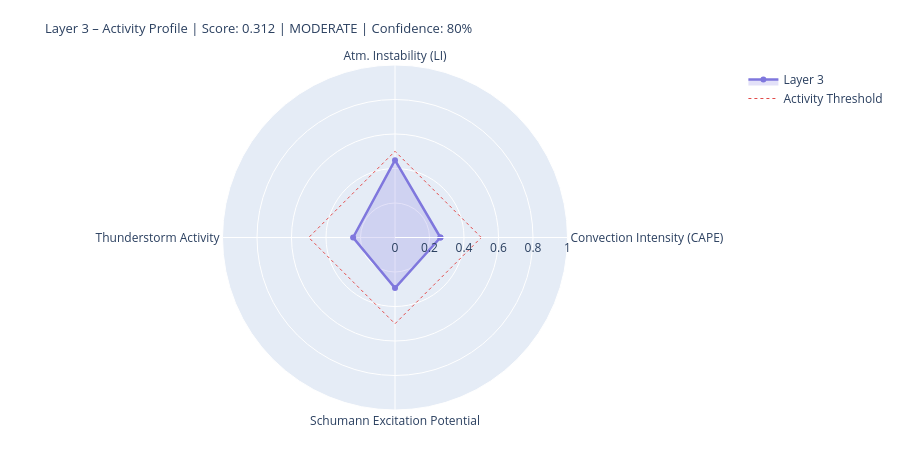

Notebook source saved alongside this figure:
### Markdown cell above
---
## 4. State Assessment & Handoff to Layer 4/5

### Code cell
# ============================================================
# LAYER-3-SCORE
# Five dynamic components
# ============================================================

def norm(v, lo, hi):
    if v is None or (isinstance(v, float) and math.isnan(v)): return None
    return round(max(0.0, min(1.0, (v - lo) / (hi - lo))), 4)

# --- 1) Convection intensity (global CAPE mean) ---
cape_mean = df_atm['cape'].dropna().mean() if not df_atm.empty else None
conv_score = norm(cape_mean, 0, 3000)
conv_src   = 'primary' if cape_mean is not None else 'missing'

# --- 2) Atmospheric instability (LI mean) ---
li_mean   = df_atm['li'].dropna().mean() if not df_atm.empty else None
# Negative LI = unstable → higher score
instab_score = norm(-li_mean if li_mean is not None else None, -6, 6)
instab_src   = 'primary' if li_mean is not None else 'missing'

# --- 3) Thunderstorm activity (mean thunder score + WMO count) ---
thunder_mean = df_atm['thunder_score'].mean() if not df_atm.empty else None
n_thunder    = int(df_atm['thunderstorm'].sum()) if not df_atm.empty else 0
thunder_score_val = norm(
    (thunder_mean or 0) * 0.7 + n_thunder * 0.1, 0, 1.0
) if thunder_mean is not None else None
thunder_src = 'primary'

# --- 4) Schumann excitation potential (weighted Schumann contribution) ---
schumann_pot = df_atm['schumann_contribution'].mean() if not df_atm.empty else None
# Boosted by Layer-2 thunderstorm trigger
if schumann_pot is not None and l2_thunder:
    schumann_pot = min(1.0, schumann_pot * 1.2)
schumann_score = norm(schumann_pot, 0, 1.0) if schumann_pot is not None else None
schumann_src   = 'derived'

# --- 5) Storm activity (NASA EONET) ---
# Distinction: None = data not loaded, 0.0 = loaded but no events
storm_score = None
storm_src   = 'missing'
if raw.get('storms') is not None:          # API reached successfully
    storm_score = norm(len(storm_events), 0, 30) if storm_events else 0.0
    storm_src   = 'primary'

# X-Ray and Kp: context only, not in dynamic score
# (X-Ray = Layer-0/4 driver; Kp = geomagnetic index, not a lightning proxy)
xray_context = None
if raw.get('xray'):
    df_xc = pd.DataFrame(raw['xray'])
    fc = next((c for c in df_xc.columns
               if any(k in c.lower() for k in ['flux','long']) and 'time' not in c.lower()),
              df_xc.columns[1])
    df_xc[fc] = pd.to_numeric(df_xc[fc], errors='coerce')
    xray_last = df_xc[fc].dropna().iloc[-1] if not df_xc[fc].dropna().empty else None
    if xray_last:
        xray_class = ('X' if xray_last>=1e-4 else 'M' if xray_last>=1e-5
                      else 'C' if xray_last>=1e-6 else 'B')
        xray_context = {'flux': float(xray_last), 'class': xray_class}
        print(f'X-Ray context: {xray_class}-class ({xray_last:.2e} W/m²)')

# --- Aggregate ---
COMPONENTS = {
    'Convection Intensity (CAPE)':  {'score': conv_score,       'source': conv_src,    'dynamic': True},
    'Atm. Instability (LI)':         {'score': instab_score,     'source': instab_src,  'dynamic': True},
    'Thunderstorm Activity':              {'score': thunder_score_val, 'source': thunder_src, 'dynamic': True},
    'Schumann Excitation Potential':   {'score': schumann_score,   'source': schumann_src,'dynamic': True},
    'Active Storm Events (EONET)': {'score': storm_score,      'source': storm_src,   'dynamic': True},
}

available   = {k: v['score'] for k, v in COMPONENTS.items() if v['score'] is not None}
unavailable = [k for k, v in COMPONENTS.items() if v['score'] is None]
layer3_score = round(sum(available.values()) / len(available), 4) if available else None
confidence   = round(len(available) / len(COMPONENTS), 2)
level = ('unknown' if layer3_score is None
         else 'quiet'   if layer3_score < 0.3
         else 'moderate' if layer3_score < 0.6
         else 'active')
dominant_l3 = max(available, key=available.get) if available else 'none'

# --- Ausgabe ---
W = 68
print('=' * W)
print('LAYER 3 – ATMOSPHERE / WEATHER / THUNDERSTORMS – STATE ASSESSMENT')
print('=' * W)
for name, comp in COMPONENTS.items():
    s = comp['score']
    if s is not None:
        bar = '█' * int(s * 20) + '░' * (20 - int(s * 20))
        print(f'  {name:<36} {bar}  {s:.3f}  [{comp["source"]}]')
    else:
        print(f'  {name:<36} {"─" * 20}  n/a   [missing]')
print('-' * W)
print(f'  Score:        {layer3_score:.3f}  ({len(available)}/{len(COMPONENTS)} components)')
print(f'  Confidence:   {confidence:.0%}')
print(f'  Level:        {level.upper()}')
print(f'  Dominant:     {dominant_l3}')
print(f'  CAPE mean:    {cape_mean:.0f} J/kg' if cape_mean else '  CAPE mean:    n/a')
print(f'  LI mean:      {li_mean:.1f} K' if li_mean is not None else '  LI mean:      n/a')
print(f'  Thunderstorms:{n_thunder} points (WMO)  +  {len(storm_events)} NASA EONET')
print('=' * W)

# Radar
cats   = list(available.keys())
vals_r = list(available.values())
if len(cats) >= 3:
    fig = go.Figure()
    fig.add_trace(go.Scatterpolar(
        r=vals_r + [vals_r[0]], theta=cats + [cats[0]],
        fill='toself', fillcolor='rgba(127,119,221,0.22)',
        line=dict(color='#7F77DD', width=2.5), name='Layer 3'
    ))
    fig.add_trace(go.Scatterpolar(
        r=[0.5] * (len(cats)+1), theta=cats + [cats[0]],
        line=dict(color='#E24B4A', dash='dot', width=1),
        mode='lines', name='Activity Threshold'
    ))
    fig.update_layout(
        title=dict(
            text=f'Layer 3 – Activity Profile | Score: {layer3_score:.3f} | {level.upper()} | Confidence: {confidence:.0%}',
            font=dict(size=13)
        ),
        polar=dict(radialaxis=dict(visible=True, range=[0, 1])),
        height=450, showlegend=True,
        margin=dict(l=60, r=60, t=65, b=40)
    )
    fig.show()

### Figure 1 — Plotly figure (JSON) as saved in the notebook; plotly's stock layout.template omitted (floating-point values rounded to 4 significant figures)
{"data": [{"fill": "toself", "fillcolor": "rgba(127,119,221,0.22)", "line": {"color": "#7F77DD", "width": 2.5}, "name": "Layer 3", "r": [0.2633, 0.4483, 0.2429, 0.293, 0.2633], "theta": ["Convection Intensity (CAPE)", "Atm. Instability (LI)", "Thunderstorm Activity", "Schumann Excitation Potential", "Convection Intensity (CAPE)"], "type": "scatterpolar"}, {"line": {"color": "#E24B4A", "dash": "dot", "width": 1}, "mode": "lines", "name": "Activity Threshold", "r": [0.5, 0.5, 0.5, 0.5, 0.5], "theta": ["Convection Intensity (CAPE)", "Atm. Instability (LI)", "Thunderstorm Activity", "Schumann Excitation Potential", "Convection Intensity (CAPE)"], "type": "scatterpolar"}], "layout": {"height": 450, "margin": {"b": 40, "l": 60, "r": 60, "t": 65}, "polar": {"radialaxis": {"range": [0, 1], "visible": true}}, "showlegend": true, "title": {"font": {"size": 13}, "text": "Layer 3 – Activity Profile | Score: 0.312 | MODERATE | Confidence: 80%"}}}
